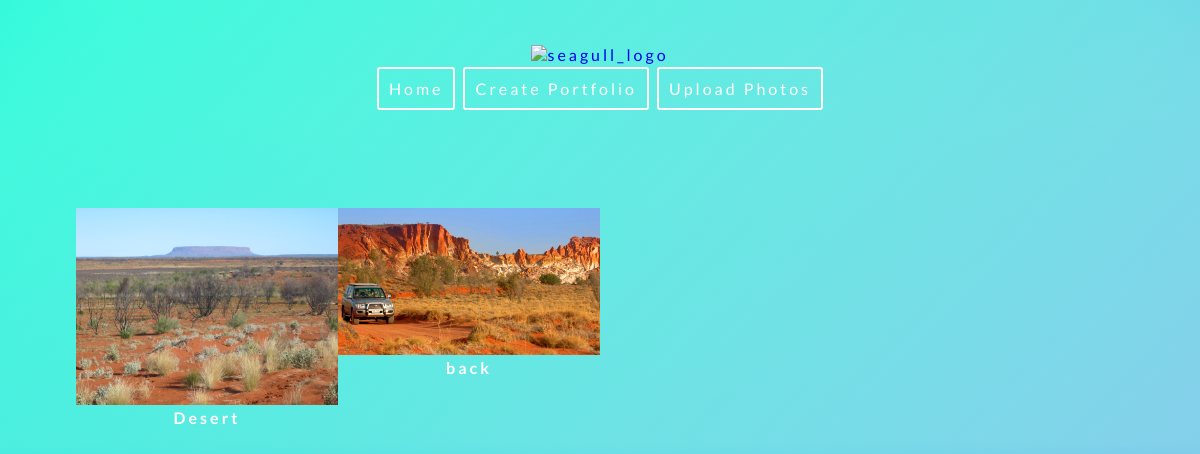
The page /view.php?id=12 on the database its author committed.
### tables this page shows
CREATE TABLE IF NOT EXISTS `portfolio_image` (
  `id` int(11) NOT NULL AUTO_INCREMENT,
  `title` varchar(255) NOT NULL,
  `portfolio_id` int(11) NOT NULL,
  `url` varchar(255) NOT NULL,
  PRIMARY KEY (`id`),
  KEY `image_id` (`title`),
  KEY `portf_id` (`portfolio_id`)
);

### view.php (the view, shortened to what this page needs)
<!doctype html>
<html>
<head>
<link rel='stylesheet' href='style.css'/>
</head>
<body>
	<?php include 'title_bar.php'; ?>
<div id='body'>
    <div id='container'>
		<?php
			$portfolio_id = $_GET['id'];
			$query = mysql_query("SELECT id, title, url FROM portfolio_image WHERE portfolio_id='$portfolio_id'");
			while($run = mysql_fetch_array($query)){
				$title = $run['title'];
				$url = $run ['url'];
		?>
		<div id='view_box'>
        	<a href='uploads/<?php echo $url ?>'><img src='uploads/<?php echo $url ?>'/></a>
            <br/>
            <b><?php echo $title; ?></b>
        </div>
        <?php
			}
        ?>
    </div>
</div>
</body>
</html>

### style.css (style rules this page uses)
html { width: 100%; height: 100%; }
html b { color:rgba(255,255,255,1); }
body { font-family:Lato; margin: 0; padding: 0; background: -moz-linear-gradient(-45deg, rgba(0,255,208,0.75) 0%, rgba(125,185,232,0.75) 100%), url(/seagull/assets/images/introbg.jpg) no-repeat center center fixed; background: -webkit-gradient(linear, left top, right bottom, color-stop(0%,rgba(0,255,208,0.75)), color-stop(100%,rgba(125,185,232,0.75)),url(/seagull/assets/images/introbg.jpg) no-repeat center center fixed); background: -webkit-linear-gradient(-45deg, rgba(0,255,208,0.75) 0%,rgba(125,185,232,0.75) 100%), url(/seagull/assets/images/introbg.jpg) no-repeat center center fixed; background: -o-linear-gradient(-45deg, rgba(0,255,208,0.75) 0%,rgba(125,185,232,0.75) 100%), url(/seagull/assets/images/introbg.jpg) no-repeat center center fixed; background: -ms-linear-gradient(-45deg, rgba(0,255,208,0.75) 0%,rgba(125,185,232,0.75) 100%), url(/seagull/assets/images/introbg.jpg) no-repeat center center fixed; background: linear-gradient(135deg, rgba(0,255,208,0.75) 0%,rgba(125,185,232,0.75) 100%), url(/seagull/assets/images/introbg.jpg) no-repeat center center fixed; filter: progid:DXImageTransform.Microsoft.gradient( startColorstr='#bf00ffd0', endColorstr='#bf7db9e8',GradientType=1 ), url(/seagull/assets/images/introbg.jpg) no-repeat center center fixed; -webkit-background-size: cover; -moz-background-size: cover; -o-background-size: cover; background-size: cover; color:#FFF; letter-spacing:3px; height:auto; }
body a { text-decoration:none; }
#container { padding:10px; margin:6px; color:#333; }
#body { padding:10px; margin: 3vmin auto; width:90%; }
#view_box { width: 25%; float:left; text-align:center; }
#view_box img { width:100%; }

### rows shown on the page
portfolio_image: url (picture), title "Desert"
portfolio_image: url (picture), title "back"
